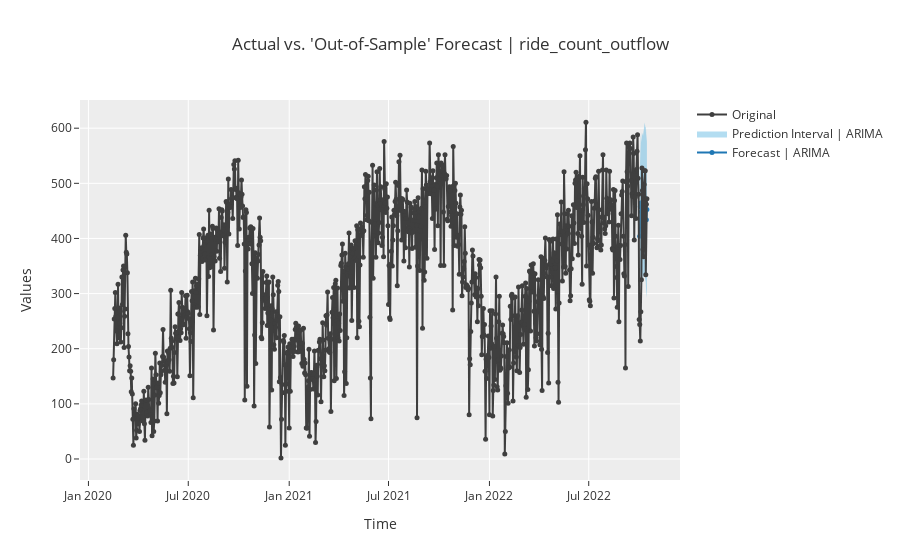

Notebook code for this chart:
### Code cell
plot_model(t_arima, plot = 'forecast')

### Figure 1 — Plotly figure (JSON) as saved in the notebook; plotly's stock layout.template omitted (floating-point values rounded to 4 significant figures; data arrays with more than 128 entries replaced by an {"elided": "..."} marker saying what was removed)
{"data": [{"line": {"color": "#1f77b4"}, "marker": {"size": 5}, "mode": "lines+markers", "name": "Forecast | ARIMA", "showlegend": true, "type": "scatter", "x": ["2022-10-02T00:00:00", "2022-10-03T00:00:00", "2022-10-04T00:00:00", "2022-10-05T00:00:00", "2022-10-06T00:00:00", "2022-10-07T00:00:00", "2022-10-08T00:00:00", "2022-10-09T00:00:00", "2022-10-10T00:00:00", "2022-10-11T00:00:00", "2022-10-12T00:00:00", "2022-10-13T00:00:00", "2022-10-14T00:00:00", "2022-10-15T00:00:00"], "y": [404.2, 457.3, 464.4, 448.4, 464.5, 459.2, 454.7, 465.7, 469.9, 473.8, 464.4, 461.1, 433.9, 452.4]}, {"line": {"width": 0}, "marker": {"color": "#68BBE3"}, "mode": "lines", "name": "Lower Interval", "showlegend": false, "type": "scatter", "x": ["2022-10-02T00:00:00", "2022-10-03T00:00:00", "2022-10-04T00:00:00", "2022-10-05T00:00:00", "2022-10-06T00:00:00", "2022-10-07T00:00:00", "2022-10-08T00:00:00", "2022-10-09T00:00:00", "2022-10-10T00:00:00", "2022-10-11T00:00:00", "2022-10-12T00:00:00", "2022-10-13T00:00:00", "2022-10-14T00:00:00", "2022-10-15T00:00:00"], "y": [292.4, 336.7, 340.6, 322.5, 336.6, 329.5, 323.2, 332.4, 334.9, 337.0, 326.0, 321.0, 292.1, 306.3]}, {"fill": "tonexty", "fillcolor": "rgba(104,187,227,0.5)", "line": {"width": 0}, "marker": {"color": "#68BBE3"}, "mode": "lines", "name": "Prediction Interval | ARIMA", "showlegend": true, "type": "scatter", "x": ["2022-10-02T00:00:00", "2022-10-03T00:00:00", "2022-10-04T00:00:00", "2022-10-05T00:00:00", "2022-10-06T00:00:00", "2022-10-07T00:00:00", "2022-10-08T00:00:00", "2022-10-09T00:00:00", "2022-10-10T00:00:00", "2022-10-11T00:00:00", "2022-10-12T00:00:00", "2022-10-13T00:00:00", "2022-10-14T00:00:00", "2022-10-15T00:00:00"], "y": [516.0, 578.0, 588.2, 574.4, 592.4, 588.9, 586.3, 599.0, 605.0, 610.5, 602.9, 601.3, 575.7, 598.5]}, {"marker": {"color": "#3f3f3f", "size": 5}, "mode": "lines+markers", "name": "Original", "showlegend": true, "type": "scatter", "x": {"elided": "974 str values"}, "y": {"elided": "974 int values"}}], "layout": {"showlegend": true, "title": {"text": "Actual vs. 'Out-of-Sample' Forecast | ride_count_outflow"}, "xaxis": {"title": {"text": "Time"}}, "yaxis": {"title": {"text": "Values"}}}}
